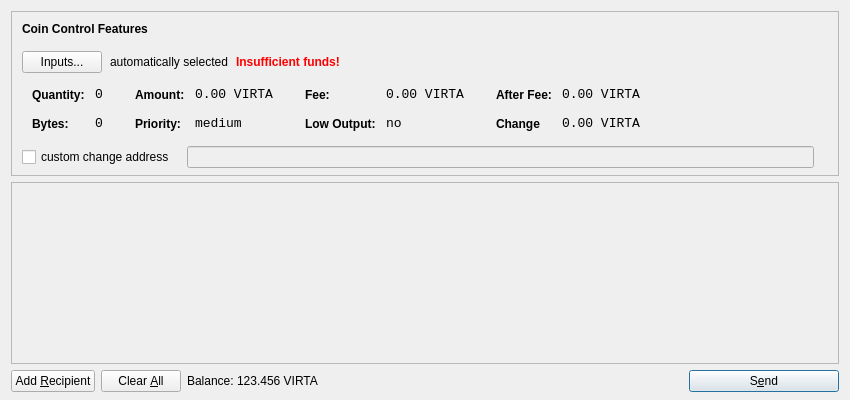
<?xml version="1.0" encoding="UTF-8"?>
<ui version="4.0">
 <class>SendCoinsDialog</class>
 <widget class="QDialog" name="SendCoinsDialog">
  <property name="geometry">
   <rect>
    <x>0</x>
    <y>0</y>
    <width>850</width>
    <height>400</height>
   </rect>
  </property>
  <property name="windowTitle">
   <string>Send Coins</string>
  </property>
  <layout class="QVBoxLayout" name="verticalLayout" stretch="0,1,0">
   <property name="bottomMargin">
    <number>8</number>
   </property>
   <item>
    <widget class="QFrame" name="frameCoinControl">
     <property name="sizePolicy">
      <sizepolicy hsizetype="Expanding" vsizetype="Expanding">
       <horstretch>0</horstretch>
       <verstretch>0</verstretch>
      </sizepolicy>
     </property>
     <property name="maximumSize">
      <size>
       <width>16777215</width>
       <height>16777215</height>
      </size>
     </property>
     <property name="frameShape">
      <enum>QFrame::StyledPanel</enum>
     </property>
     <property name="frameShadow">
      <enum>QFrame::Sunken</enum>
     </property>
     <layout class="QVBoxLayout" name="verticalLayoutCoinControl2">
      <property name="spacing">
       <number>-1</number>
      </property>
      <property name="leftMargin">
       <number>0</number>
      </property>
      <property name="topMargin">
       <number>0</number>
      </property>
      <property name="rightMargin">
       <number>0</number>
      </property>
      <property name="bottomMargin">
       <number>6</number>
      </property>
      <item>
       <layout class="QVBoxLayout" name="verticalLayoutCoinControl" stretch="0,0,0,0,1">
        <property name="spacing">
         <number>0</number>
        </property>
        <property name="leftMargin">
         <number>10</number>
        </property>
        <property name="topMargin">
         <number>10</number>
        </property>
        <item>
         <layout class="QHBoxLayout" name="horizontalLayoutCoinControl1">
          <property name="bottomMargin">
           <number>15</number>
          </property>
          <item>
           <widget class="QLabel" name="labelCoinControlFeatures">
            <property name="sizePolicy">
             <sizepolicy hsizetype="Preferred" vsizetype="Maximum">
              <horstretch>0</horstretch>
              <verstretch>0</verstretch>
             </sizepolicy>
            </property>
            <property name="font">
             <font>
              <weight>75</weight>
              <bold>true</bold>
             </font>
            </property>
            <property name="styleSheet">
             <string notr="true">font-weight:bold;</string>
            </property>
            <property name="text">
             <string>Coin Control Features</string>
            </property>
           </widget>
          </item>
         </layout>
        </item>
        <item>
         <layout class="QHBoxLayout" name="horizontalLayoutCoinControl2" stretch="0,0,0,0">
          <property name="spacing">
           <number>8</number>
          </property>
          <property name="bottomMargin">
           <number>10</number>
          </property>
          <item>
           <widget class="QPushButton" name="pushButtonCoinControl">
            <property name="styleSheet">
             <string notr="true"/>
            </property>
            <property name="text">
             <string>Inputs...</string>
            </property>
           </widget>
          </item>
          <item>
           <widget class="QLabel" name="labelCoinControlAutomaticallySelected">
            <property name="text">
             <string>automatically selected</string>
            </property>
            <property name="margin">
             <number>5</number>
            </property>
           </widget>
          </item>
          <item>
           <widget class="QLabel" name="labelCoinControlInsuffFunds">
            <property name="font">
             <font>
              <weight>75</weight>
              <bold>true</bold>
             </font>
            </property>
            <property name="styleSheet">
             <string notr="true">color:red;font-weight:bold;</string>
            </property>
            <property name="text">
             <string>Insufficient funds!</string>
            </property>
            <property name="margin">
             <number>5</number>
            </property>
           </widget>
          </item>
          <item>
           <spacer name="horizontalSpacerCoinControl">
            <property name="orientation">
             <enum>Qt::Horizontal</enum>
            </property>
            <property name="sizeHint" stdset="0">
             <size>
              <width>40</width>
              <height>1</height>
             </size>
            </property>
           </spacer>
          </item>
         </layout>
        </item>
        <item>
         <widget class="QWidget" name="widgetCoinControl" native="true">
          <property name="sizePolicy">
           <sizepolicy hsizetype="Preferred" vsizetype="Preferred">
            <horstretch>0</horstretch>
            <verstretch>0</verstretch>
           </sizepolicy>
          </property>
          <property name="minimumSize">
           <size>
            <width>0</width>
            <height>0</height>
           </size>
          </property>
          <property name="styleSheet">
           <string notr="true"/>
          </property>
          <layout class="QHBoxLayout" name="horizontalLayoutCoinControl5">
           <property name="margin">
            <number>0</number>
           </property>
           <item>
            <layout class="QHBoxLayout" name="horizontalLayoutCoinControl3" stretch="0,0,0,1">
             <property name="spacing">
              <number>20</number>
             </property>
             <property name="topMargin">
              <number>0</number>
             </property>
             <property name="bottomMargin">
              <number>10</number>
             </property>
             <item>
              <layout class="QFormLayout" name="formLayoutCoinControl1">
               <property name="horizontalSpacing">
                <number>10</number>
               </property>
               <property name="verticalSpacing">
                <number>14</number>
               </property>
               <property name="leftMargin">
                <number>10</number>
               </property>
               <property name="topMargin">
                <number>4</number>
               </property>
               <property name="rightMargin">
                <number>6</number>
               </property>
               <item row="0" column="0">
                <widget class="QLabel" name="labelCoinControlQuantityText">
                 <property name="styleSheet">
                  <string notr="true">font-weight:bold;</string>
                 </property>
                 <property name="text">
                  <string>Quantity:</string>
                 </property>
                 <property name="margin">
                  <number>0</number>
                 </property>
                </widget>
               </item>
               <item row="0" column="1">
                <widget class="QLabel" name="labelCoinControlQuantity">
                 <property name="font">
                  <font>
                   <family>Monospace</family>
                   <pointsize>10</pointsize>
                  </font>
                 </property>
                 <property name="cursor">
                  <cursorShape>IBeamCursor</cursorShape>
                 </property>
                 <property name="contextMenuPolicy">
                  <enum>Qt::ActionsContextMenu</enum>
                 </property>
                 <property name="text">
                  <string>0</string>
                 </property>
                 <property name="margin">
                  <number>0</number>
                 </property>
                 <property name="textInteractionFlags">
                  <set>Qt::LinksAccessibleByMouse|Qt::TextSelectableByKeyboard|Qt::TextSelectableByMouse</set>
                 </property>
                </widget>
               </item>
               <item row="1" column="0">
                <widget class="QLabel" name="labelCoinControlBytesText">
                 <property name="styleSheet">
                  <string notr="true">font-weight:bold;</string>
                 </property>
                 <property name="text">
                  <string>Bytes:</string>
                 </property>
                </widget>
               </item>
               <item row="1" column="1">
                <widget class="QLabel" name="labelCoinControlBytes">
                 <property name="font">
                  <font>
                   <family>Monospace</family>
                   <pointsize>10</pointsize>
                  </font>
                 </property>
                 <property name="cursor">
                  <cursorShape>IBeamCursor</cursorShape>
                 </property>
                 <property name="contextMenuPolicy">
                  <enum>Qt::ActionsContextMenu</enum>
                 </property>
                 <property name="text">
                  <string>0</string>
                 </property>
                 <property name="textInteractionFlags">
                  <set>Qt::LinksAccessibleByMouse|Qt::TextSelectableByKeyboard|Qt::TextSelectableByMouse</set>
                 </property>
                </widget>
               </item>
              </layout>
             </item>
             <item>
              <layout class="QFormLayout" name="formLayoutCoinControl2">
               <property name="horizontalSpacing">
                <number>10</number>
               </property>
               <property name="verticalSpacing">
                <number>14</number>
               </property>
               <property name="leftMargin">
                <number>6</number>
               </property>
               <property name="topMargin">
                <number>4</number>
               </property>
               <property name="rightMargin">
                <number>6</number>
               </property>
               <item row="0" column="0">
                <widget class="QLabel" name="labelCoinControlAmountText">
                 <property name="styleSheet">
                  <string notr="true">font-weight:bold;</string>
                 </property>
                 <property name="text">
                  <string>Amount:</string>
                 </property>
                 <property name="margin">
                  <number>0</number>
                 </property>
                </widget>
               </item>
               <item row="0" column="1">
                <widget class="QLabel" name="labelCoinControlAmount">
                 <property name="font">
                  <font>
                   <family>Monospace</family>
                   <pointsize>10</pointsize>
                  </font>
                 </property>
                 <property name="cursor">
                  <cursorShape>IBeamCursor</cursorShape>
                 </property>
                 <property name="contextMenuPolicy">
                  <enum>Qt::ActionsContextMenu</enum>
                 </property>
                 <property name="text">
                  <string>0.00 VIRTA</string>
                 </property>
                 <property name="textInteractionFlags">
                  <set>Qt::LinksAccessibleByMouse|Qt::TextSelectableByKeyboard|Qt::TextSelectableByMouse</set>
                 </property>
                </widget>
               </item>
               <item row="1" column="0">
                <widget class="QLabel" name="labelCoinControlPriorityText">
                 <property name="styleSheet">
                  <string notr="true">font-weight:bold;</string>
                 </property>
                 <property name="text">
                  <string>Priority:</string>
                 </property>
                </widget>
               </item>
               <item row="1" column="1">
                <widget class="QLabel" name="labelCoinControlPriority">
                 <property name="font">
                  <font>
                   <family>Monospace</family>
                   <pointsize>10</pointsize>
                  </font>
                 </property>
                 <property name="cursor">
                  <cursorShape>IBeamCursor</cursorShape>
                 </property>
                 <property name="contextMenuPolicy">
                  <enum>Qt::ActionsContextMenu</enum>
                 </property>
                 <property name="text">
                  <string>medium</string>
                 </property>
                 <property name="textInteractionFlags">
                  <set>Qt::LinksAccessibleByMouse|Qt::TextSelectableByKeyboard|Qt::TextSelectableByMouse</set>
                 </property>
                </widget>
               </item>
              </layout>
             </item>
             <item>
              <layout class="QFormLayout" name="formLayoutCoinControl3">
               <property name="horizontalSpacing">
                <number>10</number>
               </property>
               <property name="verticalSpacing">
                <number>14</number>
               </property>
               <property name="leftMargin">
                <number>6</number>
               </property>
               <property name="topMargin">
                <number>4</number>
               </property>
               <property name="rightMargin">
                <number>6</number>
               </property>
               <item row="0" column="0">
                <widget class="QLabel" name="labelCoinControlFeeText">
                 <property name="styleSheet">
                  <string notr="true">font-weight:bold;</string>
                 </property>
                 <property name="text">
                  <string>Fee:</string>
                 </property>
                 <property name="margin">
                  <number>0</number>
                 </property>
                </widget>
               </item>
               <item row="0" column="1">
                <widget class="QLabel" name="labelCoinControlFee">
                 <property name="font">
                  <font>
                   <family>Monospace</family>
                   <pointsize>10</pointsize>
                  </font>
                 </property>
                 <property name="cursor">
                  <cursorShape>IBeamCursor</cursorShape>
                 </property>
                 <property name="contextMenuPolicy">
                  <enum>Qt::ActionsContextMenu</enum>
                 </property>
                 <property name="text">
                  <string>0.00 VIRTA</string>
                 </property>
                 <property name="textInteractionFlags">
                  <set>Qt::LinksAccessibleByMouse|Qt::TextSelectableByKeyboard|Qt::TextSelectableByMouse</set>
                 </property>
                </widget>
               </item>
               <item row="1" column="0">
                <widget class="QLabel" name="labelCoinControlLowOutputText">
                 <property name="styleSheet">
                  <string notr="true">font-weight:bold;</string>
                 </property>
                 <property name="text">
                  <string>Low Output:</string>
                 </property>
                </widget>
               </item>
               <item row="1" column="1">
                <widget class="QLabel" name="labelCoinControlLowOutput">
                 <property name="font">
                  <font>
                   <family>Monospace</family>
                   <pointsize>10</pointsize>
                  </font>
                 </property>
                 <property name="cursor">
                  <cursorShape>IBeamCursor</cursorShape>
                 </property>
                 <property name="contextMenuPolicy">
                  <enum>Qt::ActionsContextMenu</enum>
                 </property>
                 <property name="text">
                  <string>no</string>
                 </property>
                 <property name="textInteractionFlags">
                  <set>Qt::LinksAccessibleByMouse|Qt::TextSelectableByKeyboard|Qt::TextSelectableByMouse</set>
                 </property>
                </widget>
               </item>
              </layout>
             </item>
             <item>
              <layout class="QFormLayout" name="formLayoutCoinControl4">
               <property name="horizontalSpacing">
                <number>10</number>
               </property>
               <property name="verticalSpacing">
                <number>14</number>
               </property>
               <property name="leftMargin">
                <number>6</number>
               </property>
               <property name="topMargin">
                <number>4</number>
               </property>
               <property name="rightMargin">
                <number>6</number>
               </property>
               <item row="0" column="0">
                <widget class="QLabel" name="labelCoinControlAfterFeeText">
                 <property name="styleSheet">
                  <string notr="true">font-weight:bold;</string>
                 </property>
                 <property name="text">
                  <string>After Fee:</string>
                 </property>
                 <property name="margin">
                  <number>0</number>
                 </property>
                </widget>
               </item>
               <item row="0" column="1">
                <widget class="QLabel" name="labelCoinControlAfterFee">
                 <property name="font">
                  <font>
                   <family>Monospace</family>
                   <pointsize>10</pointsize>
                  </font>
                 </property>
                 <property name="cursor">
                  <cursorShape>IBeamCursor</cursorShape>
                 </property>
                 <property name="contextMenuPolicy">
                  <enum>Qt::ActionsContextMenu</enum>
                 </property>
                 <property name="text">
                  <string>0.00 VIRTA</string>
                 </property>
                 <property name="textInteractionFlags">
                  <set>Qt::LinksAccessibleByMouse|Qt::TextSelectableByKeyboard|Qt::TextSelectableByMouse</set>
                 </property>
                </widget>
               </item>
               <item row="1" column="0">
                <widget class="QLabel" name="labelCoinControlChangeText">
                 <property name="styleSheet">
                  <string notr="true">font-weight:bold;</string>
                 </property>
                 <property name="text">
                  <string>Change</string>
                 </property>
                </widget>
               </item>
               <item row="1" column="1">
                <widget class="QLabel" name="labelCoinControlChange">
                 <property name="font">
                  <font>
                   <family>Monospace</family>
                   <pointsize>10</pointsize>
                  </font>
                 </property>
                 <property name="cursor">
                  <cursorShape>IBeamCursor</cursorShape>
                 </property>
                 <property name="contextMenuPolicy">
                  <enum>Qt::ActionsContextMenu</enum>
                 </property>
                 <property name="text">
                  <string>0.00 VIRTA</string>
                 </property>
                 <property name="textInteractionFlags">
                  <set>Qt::LinksAccessibleByMouse|Qt::TextSelectableByKeyboard|Qt::TextSelectableByMouse</set>
                 </property>
                </widget>
               </item>
              </layout>
             </item>
            </layout>
           </item>
          </layout>
         </widget>
        </item>
        <item>
         <layout class="QHBoxLayout" name="horizontalLayoutCoinControl4" stretch="0,0,0">
          <property name="spacing">
           <number>12</number>
          </property>
          <property name="sizeConstraint">
           <enum>QLayout::SetDefaultConstraint</enum>
          </property>
          <property name="topMargin">
           <number>5</number>
          </property>
          <property name="rightMargin">
           <number>5</number>
          </property>
          <item>
           <widget class="QCheckBox" name="checkBoxCoinControlChange">
            <property name="text">
             <string>custom change address</string>
            </property>
           </widget>
          </item>
          <item>
           <widget class="QLineEdit" name="lineEditCoinControlChange">
            <property name="enabled">
             <bool>false</bool>
            </property>
            <property name="sizePolicy">
             <sizepolicy hsizetype="Expanding" vsizetype="Fixed">
              <horstretch>0</horstretch>
              <verstretch>0</verstretch>
             </sizepolicy>
            </property>
           </widget>
          </item>
          <item>
           <widget class="QLabel" name="labelCoinControlChangeLabel">
            <property name="sizePolicy">
             <sizepolicy hsizetype="Preferred" vsizetype="Expanding">
              <horstretch>0</horstretch>
              <verstretch>0</verstretch>
             </sizepolicy>
            </property>
            <property name="minimumSize">
             <size>
              <width>0</width>
              <height>0</height>
             </size>
            </property>
            <property name="text">
             <string/>
            </property>
            <property name="margin">
             <number>3</number>
            </property>
           </widget>
          </item>
         </layout>
        </item>
        <item>
         <spacer name="verticalSpacerCoinControl">
          <property name="orientation">
           <enum>Qt::Vertical</enum>
          </property>
          <property name="sizeHint" stdset="0">
           <size>
            <width>800</width>
            <height>1</height>
           </size>
          </property>
         </spacer>
        </item>
       </layout>
      </item>
     </layout>
    </widget>
   </item>
   <item>
    <widget class="QScrollArea" name="scrollArea">
     <property name="widgetResizable">
      <bool>true</bool>
     </property>
     <widget class="QWidget" name="scrollAreaWidgetContents">
      <property name="geometry">
       <rect>
        <x>0</x>
        <y>0</y>
        <width>830</width>
        <height>165</height>
       </rect>
      </property>
      <layout class="QVBoxLayout" name="verticalLayout_2">
       <property name="margin">
        <number>0</number>
       </property>
       <item>
        <layout class="QVBoxLayout" name="entries">
         <property name="spacing">
          <number>6</number>
         </property>
        </layout>
       </item>
       <item>
        <spacer name="verticalSpacer">
         <property name="orientation">
          <enum>Qt::Vertical</enum>
         </property>
         <property name="sizeHint" stdset="0">
          <size>
           <width>20</width>
           <height>40</height>
          </size>
         </property>
        </spacer>
       </item>
      </layout>
     </widget>
    </widget>
   </item>
   <item>
    <layout class="QHBoxLayout" name="horizontalLayout">
     <item>
      <widget class="QPushButton" name="addButton">
       <property name="toolTip">
        <string>Send to multiple recipients at once</string>
       </property>
       <property name="text">
        <string>Add &amp;Recipient</string>
       </property>
       <property name="icon">
        <iconset resource="../bitcoin.qrc">
         <normaloff>:/icons/add</normaloff>:/icons/add</iconset>
       </property>
       <property name="autoDefault">
        <bool>false</bool>
       </property>
      </widget>
     </item>
     <item>
      <widget class="QPushButton" name="clearButton">
       <property name="sizePolicy">
        <sizepolicy hsizetype="Minimum" vsizetype="Fixed">
         <horstretch>0</horstretch>
         <verstretch>0</verstretch>
        </sizepolicy>
       </property>
       <property name="toolTip">
        <string>Remove all transaction fields</string>
       </property>
       <property name="text">
        <string>Clear &amp;All</string>
       </property>
       <property name="icon">
        <iconset resource="../bitcoin.qrc">
         <normaloff>:/icons/remove</normaloff>:/icons/remove</iconset>
       </property>
       <property name="autoRepeatDelay">
        <number>300</number>
       </property>
       <property name="autoDefault">
        <bool>false</bool>
       </property>
      </widget>
     </item>
     <item>
      <layout class="QHBoxLayout" name="horizontalLayout_2">
       <property name="spacing">
        <number>3</number>
       </property>
       <item>
        <widget class="QLabel" name="label">
         <property name="sizePolicy">
          <sizepolicy hsizetype="Preferred" vsizetype="Fixed">
           <horstretch>0</horstretch>
           <verstretch>0</verstretch>
          </sizepolicy>
         </property>
         <property name="text">
          <string>Balance:</string>
         </property>
        </widget>
       </item>
       <item>
        <widget class="QLabel" name="labelBalance">
         <property name="sizePolicy">
          <sizepolicy hsizetype="Preferred" vsizetype="Fixed">
           <horstretch>0</horstretch>
           <verstretch>0</verstretch>
          </sizepolicy>
         </property>
         <property name="cursor">
          <cursorShape>IBeamCursor</cursorShape>
         </property>
         <property name="text">
          <string>123.456 VIRTA</string>
         </property>
         <property name="textInteractionFlags">
          <set>Qt::LinksAccessibleByMouse|Qt::TextSelectableByKeyboard|Qt::TextSelectableByMouse</set>
         </property>
        </widget>
       </item>
      </layout>
     </item>
     <item>
      <spacer name="horizontalSpacer">
       <property name="orientation">
        <enum>Qt::Horizontal</enum>
       </property>
       <property name="sizeHint" stdset="0">
        <size>
         <width>40</width>
         <height>20</height>
        </size>
       </property>
      </spacer>
     </item>
     <item>
      <widget class="QPushButton" name="sendButton">
       <property name="minimumSize">
        <size>
         <width>150</width>
         <height>0</height>
        </size>
       </property>
       <property name="toolTip">
        <string>Confirm the send action</string>
       </property>
       <property name="text">
        <string>S&amp;end</string>
       </property>
       <property name="icon">
        <iconset resource="../bitcoin.qrc">
         <normaloff>:/icons/send</normaloff>:/icons/send</iconset>
       </property>
       <property name="default">
        <bool>true</bool>
       </property>
      </widget>
     </item>
    </layout>
   </item>
  </layout>
 </widget>
 <resources>
  <include location="../bitcoin.qrc"/>
 </resources>
 <connections/>
</ui>
